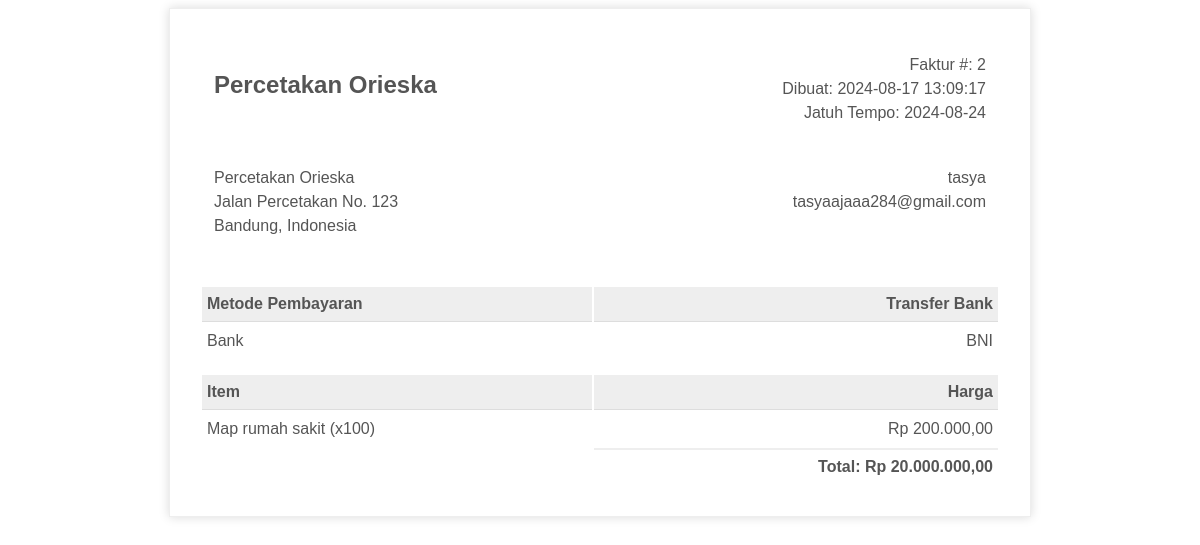
/consumer/invoice.php?order_id=2 (signed in), run on the app's committed database.
### tables this page shows
CREATE TABLE `orders` (
  `id` int(11) NOT NULL,
  `user_id` int(11) NOT NULL,
  `order_code` varchar(20) NOT NULL,
  `total` decimal(10,2) NOT NULL,
  `created_at` timestamp NOT NULL DEFAULT current_timestamp(),
  `updated_at` timestamp NOT NULL DEFAULT current_timestamp() ON UPDATE current_timestamp(),
  `address` varchar(255) NOT NULL,
  `shipping_method` varchar(50) NOT NULL,
  `payment_method` varchar(50) NOT NULL,
  `status` varchar(50) NOT NULL DEFAULT 'pending',
  `tracking_number` varchar(255) DEFAULT NULL,
  `shipping_cost` decimal(10,2) DEFAULT NULL,
  `payment_proof` varchar(255) DEFAULT NULL,
  `rejection_notes` text DEFAULT NULL,
  `proofing_file` varchar(255) DEFAULT NULL
);

CREATE TABLE `users` (
  `id` int(11) NOT NULL,
  `user_code` varchar(20) DEFAULT NULL,
  `username` varchar(50) NOT NULL,
  `password` varchar(255) NOT NULL,
  `email` varchar(100) NOT NULL,
  `role` enum('admin','individual','company','bagian_produksi','bagian_keuangan','bagian_pengiriman','bagian_praproduksi','pemilik') NOT NULL,
  `created_at` timestamp NOT NULL DEFAULT current_timestamp(),
  `email_verified` tinyint(1) DEFAULT 0,
  `verification_code` varchar(255) DEFAULT NULL
);

CREATE TABLE `order_items` (
  `id` int(11) NOT NULL,
  `order_id` int(11) NOT NULL,
  `product_id` int(11) NOT NULL,
  `quantity` int(11) NOT NULL,
  `price` decimal(10,2) NOT NULL,
  `design_file` varchar(255) DEFAULT NULL,
  `note` text DEFAULT NULL
);

CREATE TABLE `products` (
  `id` int(11) NOT NULL,
  `product_code` varchar(20) NOT NULL,
  `name` varchar(100) NOT NULL,
  `description` text DEFAULT NULL,
  `price` decimal(10,2) NOT NULL,
  `image` varchar(255) DEFAULT NULL,
  `created_at` timestamp NOT NULL DEFAULT current_timestamp(),
  `company` tinyint(1) DEFAULT 0,
  `estimasi_pengerjaan` varchar(255) DEFAULT NULL,
  `min_order` int(11) DEFAULT 1
);

### consumer/invoice.php (the view, shortened to what this page needs)
<?php
include '../includes/db.php';
$order_id = $_GET['order_id'];
$stmt = $conn->prepare("SELECT orders.*, users.username, users.email FROM orders JOIN users ON orders.user_id = users.id WHERE orders.id = ? AND users.id = ?");
$stmt->bind_param("ii", $order_id, $_SESSION['user_id']);
$stmt->execute();
$result = $stmt->get_result();
$order = $result->fetch_assoc();
$stmt = $conn->prepare("SELECT order_items.*, products.name FROM order_items JOIN products ON order_items.product_id = products.id WHERE order_items.order_id = ?");
$stmt->bind_param("i", $order_id);
$stmt->execute();
$result = $stmt->get_result();
$order_items = $result->fetch_all(MYSQLI_ASSOC);
?>
<!DOCTYPE html>
<html>
<head>
</head>
<body>
    <div class="invoice-box">
        <table>
            <tr class="top">
                <td colspan="2">
                    <table>
                        <tr>
                            <td class="title">
                                <h2>Percetakan Orieska</h2>
                            </td>
                            <td>
                                Faktur #: <?= $order['id'] ?><br>
                                Dibuat: <?= $order['created_at'] ?><br>
                                Jatuh Tempo: <?= date('Y-m-d', strtotime($order['created_at']. ' + 7 days')) ?>
                            </td>
                        </tr>
                    </table>
                </td>
            </tr>
            <tr class="information">
                <td colspan="2">
                    <table>
                        <tr>
                            <td>
                                Percetakan Orieska<br>
                                Jalan Percetakan No. 123<br>
                                Bandung, Indonesia
                            </td>
                            <td>
                                <?= $order['username'] ?><br>
                                <?= $order['email'] ?>
                            </td>
                        </tr>
                    </table>
                </td>
            </tr>
            <tr class="heading">
                <td>Metode Pembayaran</td>
                <td>Transfer Bank</td>
            </tr>
            <tr class="details">
                <td>Bank</td>
                <td>BNI</td>
            </tr>
            <tr class="heading">
                <td>Item</td>
                <td>Harga</td>
            </tr>
            <?php foreach ($order_items as $item): ?>
            <tr class="item <?= $item === end($order_items) ? 'last' : '' ?>">
                <td><?= $item['name'] ?> (x<?= $item['quantity'] ?>)</td>
                <td>Rp <?= number_format($item['price'], 2, ',', '.') ?></td>
            </tr>
            <?php endforeach; ?>
            <tr class="total">
                <td></td>
                <td>Total: Rp <?= number_format($order['total'], 2, ',', '.') ?></td>
            </tr>
        </table>
    </div>
</body>
</html>

### consumer/invoice.php (style rules this page uses)
body { font-family: Arial, sans-serif; }
.invoice-box { max-width: 800px; margin: auto; padding: 30px; border: 1px solid #eee; box-shadow: 0 0 10px rgba(0, 0, 0, 0.15); font-size: 16px; line-height: 24px; color: #555; }
.invoice-box table { width: 100%; line-height: inherit; text-align: left; }
.invoice-box table td { padding: 5px; vertical-align: top; }
.invoice-box table tr td:nth-child(2) { text-align: right; }
.invoice-box table tr.top table td { padding-bottom: 20px; }
.invoice-box table tr.information table td { padding-bottom: 40px; }
.invoice-box table tr.heading td { background: #eee; border-bottom: 1px solid #ddd; font-weight: bold; }
.invoice-box table tr.details td { padding-bottom: 20px; }
.invoice-box table tr.item td { border-bottom: 1px solid #eee; }
.invoice-box table tr.item.last td { border-bottom: none; }
.invoice-box table tr.total td:nth-child(2) { border-top: 2px solid #eee; font-weight: bold; }

### data on the page
orders: id "2", created_at "2024-08-17 13:09:17", created_at "2024-08-24", user.username "tasya", user.email "tasyaajaaa284@gmail.com", total "20.000.000,00"
order_items: product.name "Map rumah sakit", quantity "100", price "200.000,00"
